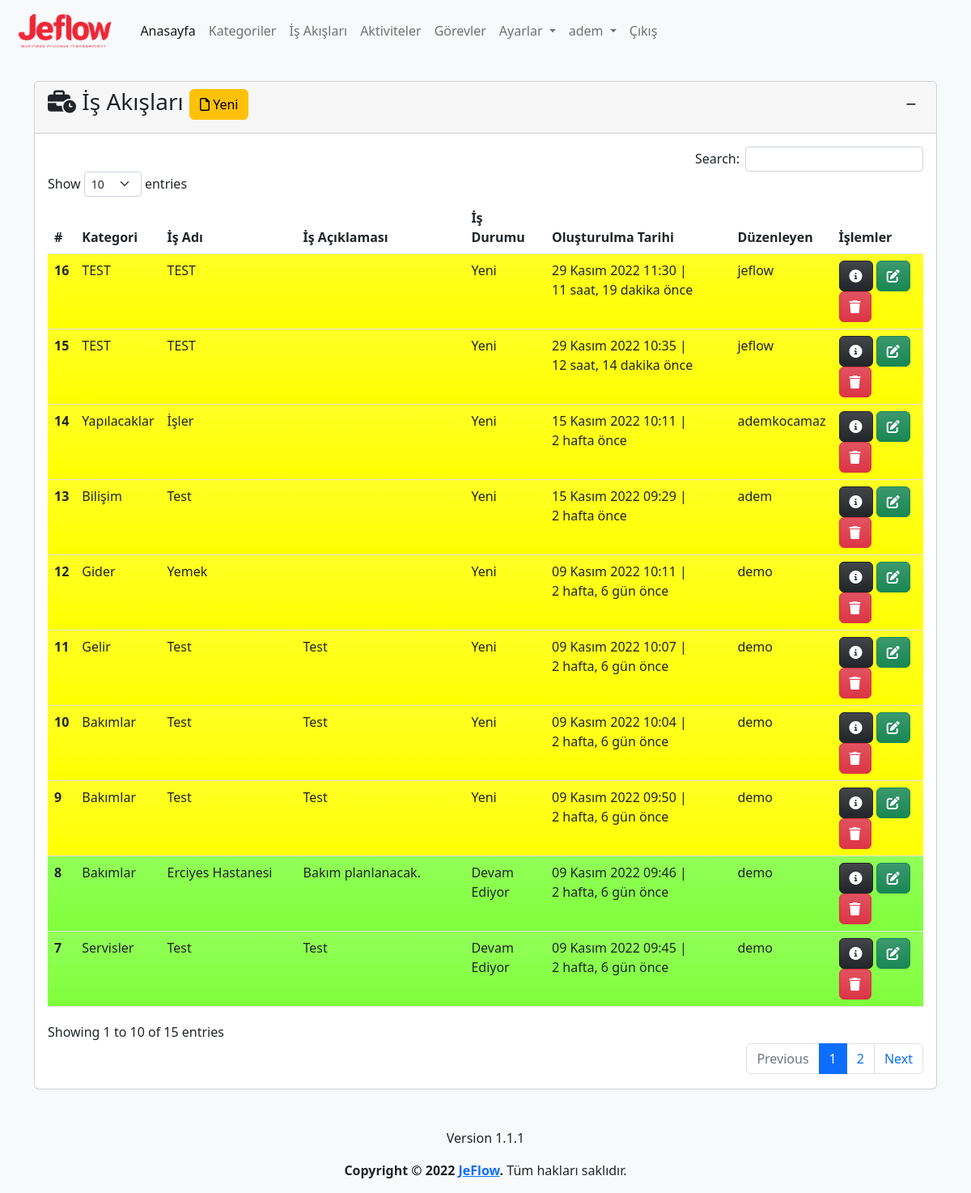
/process/ (signed in), run on the app's committed database.
### app/models.py (models this page shows, shortened)
class Process(models.Model):
    category=models.ForeignKey(Category,on_delete=models.CASCADE,verbose_name='Kategori')
    name=models.CharField(max_length=500,verbose_name='İş Akış Adı')
    description=models.TextField(verbose_name='İş Akış Açıklaması', blank=True, null=True)
    state=models.ForeignKey(State, on_delete=models.SET_NULL,verbose_name='Durum', blank=True, null=True)
    file=models.FileField(upload_to='process_files/%Y/%m/%d/', verbose_name='Dosya', blank=True, null=True)
    created_date=models.DateTimeField(auto_now_add=True, verbose_name='Oluşturulma Tarihi')
    user=models.ForeignKey(User,on_delete=models.CASCADE,verbose_name='Kullanıcı', blank=True, null=True)
    class Meta:
        verbose_name='İş Akışı'
        verbose_name_plural='İş Akışları'

class Category(models.Model):
    name=models.CharField(max_length=500,verbose_name='Kategori Adı')
    description=models.TextField(verbose_name='Kategori Açıklaması', blank=True, null=True)
    created_date=models.DateTimeField(auto_now_add=True, verbose_name='Oluşturulma Tarihi')
    user=models.ForeignKey(User,on_delete=models.CASCADE,verbose_name='Kullanıcı', blank=True, null=True)
    def __str__(self):
        return self.name # + ' - ' + self.created_date.strftime("%d.%m.%Y, %H:%M:%S")
    class Meta:
        verbose_name='Kategori'
        verbose_name_plural="Kategoriler"

class State(models.Model):
    name=models.CharField(max_length=100,verbose_name='Durum')
    description=models.TextField(verbose_name='Açıklama', blank=True, null=True)
    color=ColorField(default='#FFFFFF',verbose_name='Renk')
    created_date=models.DateTimeField(auto_now_add=True, verbose_name='Oluşturulma Tarihi', blank=True, null=True)
    user=models.ForeignKey(User,on_delete=models.PROTECT,verbose_name='Kullanıcı', blank=True, null=True)
    def __str__(self):
        return self.name
    class Meta:
        verbose_name='Durum'
        verbose_name_plural='Durumlar'

### app/views.py (the view, shortened to what this page needs)
# urls.py: path('process/', views.process, name='process'),
@login_required(login_url='/user/login/')
def process(request):
    state=get_object_or_404(State,name='Yeni')
    process_form=ProcessForm(initial={'state':state})
    processes = Process.objects.order_by('-created_date')
    context = {
        'process_form':process_form,
        'processes': processes
    }
    return render(request, 'app/process.html', context)

### app/forms.py
class ProcessForm(forms.ModelForm):
    class Meta:
        model=Process
        fields=('category','name','description','state', 'file')

### templates/app/process.html (shortened to what this page needs)
{% extends 'layout.html' %}
{% load humanize %}
{% block content %}
{% load crispy_forms_tags %}
<div class="row mt-3">
    <div class="col-md-12">
        <div class="card">
            <div class="card-header">
                <h3 id="title" class="card-title">
                    <i class="fa-solid fa-business-time"></i>
                    İş Akışları
                    <button type="button" class="btn btn-warning" data-bs-toggle="modal" data-bs-target="#processModal">
                        <i class="fa-regular fa-file"></i>
                        Yeni
                    </button>
                    <div class="float-end">
                        <button class="btn btn-sm" type="button" data-bs-toggle="collapse"
                            data-bs-target="#collapseProcess" aria-expanded="false" aria-controls="collapseProcess">
                            <i class="fa-solid fa-minus"></i>
                        </button>
                    </div>
                </h3>
            </div>
            <div class="collapse show" id="collapseProcess">
                <div class="card-body">
                    {% if processes %}
                    <table id="process" class="table table-hover">
                        <thead>
                            <tr>
                                <th scope="col">#</th>
                                <th scope="col">Kategori</th>
                                <th scope="col">İş Adı</th>
                                <th scope="col">İş Açıklaması</th>
                                <th scope="col">İş Durumu</th>
                                <th scope="col">Oluşturulma Tarihi</th>
                                <th scope="col">Düzenleyen</th>
                                <th scope="col">İşlemler</th>
                            </tr>
                        </thead>
                        <tbody>
                            {% for process in processes %}
                            <tr class="bg-gradient" style="background-color: {{ process.state.color }}">
                                <th scope="row">{{ process.id }}</th>
                                <td>{{ process.category }}</td>
                                <td>{{ process.name }}</td>
                                <td>{{ process.description | safe }}</td>
                                <td>
                                    {% if process.state is not None %}
                                    {{ process.state }}
                                    {% else %}
                                    -
                                    {% endif %}
                                </td>
                                <td>{{ process.created_date }} | {{ process.created_date | timesince}} önce</td>
                                <td>{{ process.user }}</td>
                                <td>
                                    <a href="{% url 'process_detail' process.id %}" class="btn btn-dark bg-gradient"
                                        data-bs-toggle="popover" data-bs-trigger="hover" data-bs-title="Detaylar"
                                        data-bs-content="Seçili satırdaki kaydın detaylarını görüntüler.">
                                        <i class="fa-solid fa-circle-info"></i>
                                    </a>
                                    <a class="btn btn-success bg-gradient" href="{% url 'process_update' process.id %}"
                                        data-bs-toggle="popover" data-bs-trigger="hover" data-bs-title="Düzenle"
                                        data-bs-content="Seçili satırdaki kaydı düzenler.">
                                        <i class="fa-solid fa-pen-to-square"></i>
                                    </a>
                                    <a class="btn btn-danger bg-gradient" href="{% url 'process_delete' process.id %}"
                                        data-bs-toggle="popover" data-bs-trigger="hover" data-bs-title="Sil"
                                        data-bs-content="Seçili satırdaki kaydı siler.">
                                        <i class="fa-solid fa-trash"></i>
                                    </a>
                                </td>
                            </tr>
                            {% endfor %}
                        </tbody>
                    </table>
                    {% else %}
                    <div class="alert alert-warning">
                        <p>İş Akışı bulunamadı.</p>
                    </div>
                    {% endif %}
                </div>
            </div>
        </div>
    </div>
</div>
{% endblock %}

### templates/layout.html (shortened to what this page needs)
{% load static %}
<!doctype html>
<html lang="tr">
<head>
  <link href="https://cdn.jsdelivr.net/npm/bootstrap@5.2.2/dist/css/bootstrap.min.css" rel="stylesheet"
>
  <link rel="stylesheet" href="{% static 'css/jeflow.css' %}">
  <link href="https://cdn.jsdelivr.net/npm/summernote@0.8.18/dist/summernote-lite.min.css" rel="stylesheet">
  <link href="https://cdn.jsdelivr.net/npm/select2@4.1.0-rc.0/dist/css/select2.min.css" rel="stylesheet" />
  <link rel="stylesheet" type="text/css" href="https://cdn.datatables.net/1.12.1/css/dataTables.bootstrap5.min.css">
  <link rel="stylesheet" type="text/css"
    href="https://cdn.datatables.net/responsive/2.3.0/css/responsive.dataTables.min.css">
  <link rel="stylesheet" type="text/css" href="https://cdn.datatables.net/buttons/2.2.3/css/buttons.bootstrap5.min.css">
</head>
<body class="bg-light">
  <header>
    <nav class="navbar navbar-expand-lg bg-light">
      <div class="container-fluid">
        <a class="navbar-brand" href="{% url 'index' %}">
          <img class="logo" src="{% static 'img/logo-text.png' %}" alt="JeFlow">
        </a>
        <div class="collapse navbar-collapse" id="navbarNavDropdown">
          <ul class="navbar-nav">
            <li class="nav-item">
              <a class="nav-link active" aria-current="page" href="{% url 'index' %}">Anasayfa</a>
            </li>
            {% if user.is_authenticated %}
            <li class="nav-item">
              <a class="nav-link" href="{% url 'category' %}">Kategoriler</a>
            </li>
            <li class="nav-item">
              <a class="nav-link" href="{% url 'process' %}">İş Akışları</a>
            </li>
            <li class="nav-item">
              <a class="nav-link" href="{% url 'activity' %}">Aktiviteler</a>
            </li>
            <li class="nav-item">
              <a class="nav-link" href="{% url 'task' %}">Görevler</a>
            </li>
            <li class="nav-item dropdown">
              <a class="nav-link dropdown-toggle" href="{% url 'settings' %}" role="button" data-bs-toggle="dropdown"
                aria-expanded="false">
                Ayarlar
              </a>
            </li>
            <li class="nav-item dropdown">
              <a class="nav-link dropdown-toggle" href="{% url 'profile' %}" role="button" data-bs-toggle="dropdown"
                aria-expanded="false">
                {{ user }}
              </a>
            </li>
            <li class="nav-item">
              <a class="nav-link" href="javascript:{document.getElementById('logout').submit()}">Çıkış</a>
            </li>
            {% else %}
            <li class="nav-item">
              <a class="nav-link" href="{% url 'register' %}">Kayıt Ol</a>
            </li>
            {% endif %}
          </ul>
        </div>
      </div>
    </nav>
  </header>
  <main>
    <div class="container mt-4">
      {% block content %}
      {% endblock %}
    </div>
  </main>
  <footer class="mt-5">
    <div class="d-flex flex-column justify-content-center align-items-center">
      <p>Version 1.1.1</p>
      <p><strong>Copyright &copy; 2022 <a href="{% url 'index' %}">JeFlow</a>.</strong> Tüm hakları saklıdır.</p>
    </div>
  </footer>
</body>
</html>

### static/css/jeflow.css (style rules this page uses)
img.logo { height: 50px; }

### data on the page
Process: id "16", category "TEST", name "TEST", state "Yeni", created_date "29 Kasım 2022 11:30", created_date "11 saat, 19 dakika", user "jeflow"
Process: id "15", category "TEST", name "TEST", state "Yeni", created_date "29 Kasım 2022 10:35", created_date "12 saat, 14 dakika", user "jeflow"
Process: id "14", category "Yapılacaklar", name "İşler", state "Yeni", created_date "15 Kasım 2022 10:11", created_date "2 hafta", user "ademkocamaz"
Process: id "13", category "Bilişim", name "Test", state "Yeni", created_date "15 Kasım 2022 09:29", created_date "2 hafta", user "adem"
Process: id "12", category "Gider", name "Yemek", state "Yeni", created_date "09 Kasım 2022 10:11", created_date "2 hafta, 6 gün", user "demo"
Process: id "11", category "Gelir", name "Test", description "Test", state "Yeni", created_date "09 Kasım 2022 10:07", created_date "2 hafta, 6 gün", user "demo"
Process: id "10", category "Bakımlar", name "Test", description "Test", state "Yeni", created_date "09 Kasım 2022 10:04", created_date "2 hafta, 6 gün", user "demo"
Process: id "9", category "Bakımlar", name "Test", description "Test", state "Yeni", created_date "09 Kasım 2022 09:50", created_date "2 hafta, 6 gün", user "demo"
Process: id "8", category "Bakımlar", name "Erciyes Hastanesi", description "Bakım planlanacak.", state "Devam Ediyor", created_date "09 Kasım 2022 09:46", created_date "2 hafta, 6 gün", user "demo"
Process: id "7", category "Servisler", name "Test", description "Test", state "Devam Ediyor", created_date "09 Kasım 2022 09:45", created_date "2 hafta, 6 gün", user "demo"

### other printed values
{{ user }} "adem"
